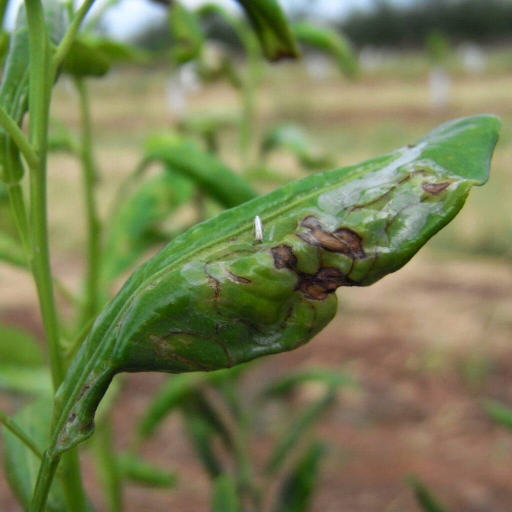
#> input picture data/sample_images/leafminer_closeup.jpg, 1024 x 1024 px (shown at 1/2 size); its folder holds only this picture in this run
$ python -i detector.py   (imports and definitions only)
#> lines starting #> are read from the running program, lines starting #| are printed output that depends on the picture; after the words box and inside, x2 and y2 are one past the last pixel; in counts of white or black regions, pixels touching at a corner belong together
"""YOLO11 insect detector with OpenCV fallback localisation (upgrade step 2).

Design rules honoured here:
- YOLO11s-sized models first; everything configurable (model, imgsz, conf, iou,
  device, batch).
- The detector is cached once loaded (no per-request weight loading).
- When no trained pest-YOLO weights are configured yet, an honest OpenCV
  fallback proposes candidate insect regions (clearly labelled
  `opencv_fallback`) so the pipeline stays usable pre-training.
- Tiled inference ONLY for very high-resolution images where small insects
  would otherwise be lost; never otherwise.
"""
from __future__ import annotations

import os
import time

import cv2
import numpy as np

try:
    from ultralytics import YOLO
except Exception:  # pragma: no cover - optional until installed
    YOLO = None


def detector_config() -> dict:
    return {
        "weights": os.getenv("YOLO_WEIGHTS", "").strip(),          # path to trained yolo11 pest weights
        "model": os.getenv("YOLO_MODEL", "yolo11s.pt"),            # architecture hint for future training
        "imgsz": int(os.getenv("YOLO_IMGSZ", "640")),
        "conf": float(os.getenv("YOLO_CONF", "0.25")),
        "iou": float(os.getenv("YOLO_IOU", "0.45")),
        "device": os.getenv("YOLO_DEVICE", "cpu"),
        "batch": int(os.getenv("YOLO_BATCH", "1")),
        "tiling": os.getenv("DETECTOR_TILING", "true").lower() == "true",
        "tile_trigger": int(os.getenv("DETECTOR_TILE_TRIGGER", "1600")),
    }


class Detector:
    """Cached YOLO11 detector with OpenCV fallback crop proposal."""

    def __init__(self) -> None:
        self._model = None
        self._loaded_weights = None

    # ------------------------------------------------------------------ yolo
    def _load_yolo(self, cfg: dict):
        weights = cfg["weights"]
        if not weights:
            # No explicit weights configured: adopt a deployed YOLO detector if
            # the governed registry has one in production (architecture yolo*).
            try:
                from .model_registry import active_model
                meta = active_model()
                if str(meta.get("architecture", "")).lower().startswith("yolo"):
                    cand = meta.get("checkpoint_path")
                    if cand and os.path.exists(cand):
                        weights = cand
            except Exception:
                weights = ""
        if not weights or YOLO is None or not os.path.exists(weights):
            return None
        if self._model is not None and self._loaded_weights == weights:
            return self._model
        try:
            self._model = YOLO(weights)
            self._loaded_weights = weights
            return self._model
        except Exception:
            self._model = None
            self._loaded_weights = None
            return None

    # [20 lines left out: function _yolo_detect, not called in this run]

    # ------------------------------------------------- opencv fallback localiser
    @staticmethod
    def _opencv_boxes(img: np.ndarray) -> list[dict]:
        """Propose candidate insect/damage regions without a trained model.

        Insects & damage on citrus usually contrast with the green canopy
        (brown/yellow/white/silvery). We segment non-green salient blobs and
        keep contours of plausible insect size. Honest fallback: boxes carry
        class_name 'insect-candidate'.
        """
        h, w = img.shape[:2]
        hsv = cv2.cvtColor(img, cv2.COLOR_BGR2HSV)
        hh, ss, vv = hsv[:, :, 0], hsv[:, :, 1], hsv[:, :, 2]
        green = ((hh >= 25) & (hh <= 90) & (ss > 40) & (vv > 40))
        salient = (~green & (vv > 50) & (ss > 25)).astype(np.uint8) * 255
        salient = cv2.morphologyEx(salient, cv2.MORPH_CLOSE, cv2.getStructuringElement(cv2.MORPH_ELLIPSE, (7, 7)))
        contours, _ = cv2.findContours(salient, cv2.RETR_EXTERNAL, cv2.CHAIN_APPROX_SIMPLE)
        boxes = []
        area = h * w
        for c in sorted(contours, key=cv2.contourArea, reverse=True)[:4]:
            a = cv2.contourArea(c)
            if a < 0.002 * area or a > 0.6 * area:
                continue
            x, y, bw, bh = cv2.boundingRect(c)
            boxes.append({"x1": float(x), "y1": float(y), "x2": float(x + bw), "y2": float(y + bh),
                          "confidence": 0.35, "class_id": 0, "class_name": "insect-candidate"})
        return boxes

    # ------------------------------------------------------------------ tiling
    # [23 lines left out: functions _nms, _tiled_detect, not called in this run]

    # ------------------------------------------------------------------ entry
    def detect(self, img: np.ndarray) -> tuple[list[dict], dict]:
        """Return (boxes, meta). meta.mode: yolo11 | opencv_fallback."""
        cfg = detector_config()
        t0 = time.perf_counter()
        h, w = img.shape[:2]
        use_tiling = cfg["tiling"] and max(h, w) > cfg["tile_trigger"]

        model = self._load_yolo(cfg)
        if model is not None:
            fn = lambda im: self._yolo_detect(model, im, cfg)
            boxes = self._tiled_detect(fn, img) if use_tiling else fn(img)
            mode = "yolo11"
        else:
            boxes = self._tiled_detect(self._opencv_boxes, img) if use_tiling else self._opencv_boxes(img)
            mode = "opencv_fallback"

        meta = {
            "mode": mode,
            "model": cfg["weights"] if mode == "yolo11" else None,
            "architecture": cfg["model"],
            "imgsz": cfg["imgsz"], "conf": cfg["conf"], "iou": cfg["iou"],
            "device": cfg["device"], "tiled": bool(use_tiling),
            "detections": len(boxes),
            "seconds": round(time.perf_counter() - t0, 3),
            "yolo_available": YOLO is not None,
        }
        return boxes, meta

    # ------------------------------------------------------------------ crops
    # [26 lines left out: functions make_crops, _iou, not called in this run]


detector = Detector()

>>> import cv2
>>> picture = cv2.imread('../../data/sample_images/leafminer_closeup.jpg')
#> picture is the input picture: shape (1024, 1024, 3); mean B, G, R 82.6, 125.9, 118.4
>>> result = Detector().detect(picture)
#> in _opencv_boxes, `hsv = cv2.cvtColor(img, cv2.COLOR_BGR2HSV)`: hsv: shape (1024, 1024, 3); mean H, S, V 35.3, 106, 133.3
#> in _opencv_boxes, `hh, ss, vv = hsv[:, :, 0], hsv[:, :, 1], hsv[:, :, 2]`:
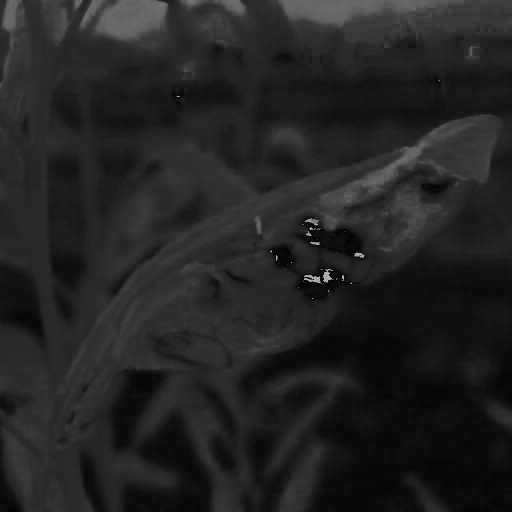
#> hh: shape (1024, 1024) (shown at 1/2 size); min 0, max 179, mean 35.3
#> in _opencv_boxes, `hh, ss, vv = hsv[:, :, 0], hsv[:, :, 1], hsv[:, :, 2]`:
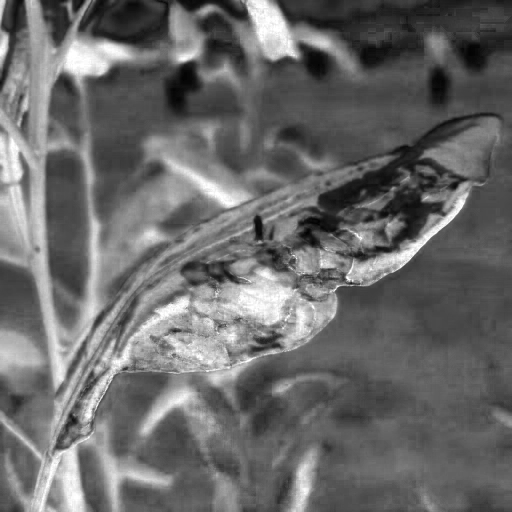
#> ss: shape (1024, 1024) (shown at 1/2 size); min 0, max 255, mean 106
#> in _opencv_boxes, `hh, ss, vv = hsv[:, :, 0], hsv[:, :, 1], hsv[:, :, 2]`:
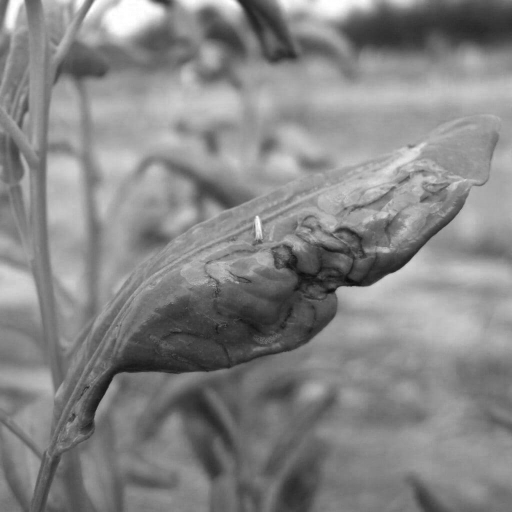
#> vv: shape (1024, 1024) (shown at 1/2 size); min 8, max 255, mean 133.3
#> in _opencv_boxes, `green = ((hh >= 25) & (hh <= 90) & (ss > 40) & (vv > 40))`:
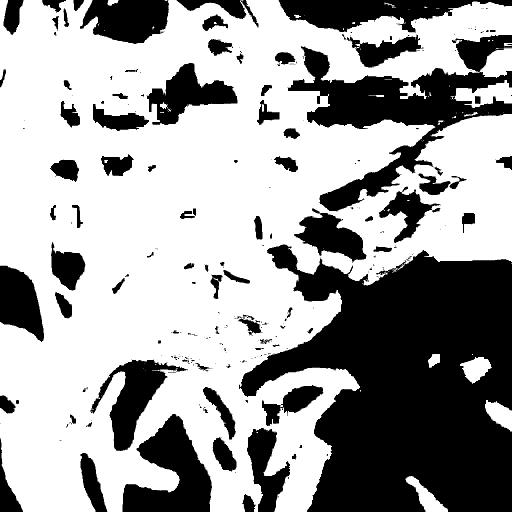
#> green: shape (1024, 1024) bool (shown at 1/2 size); 62.9% white; 296 black regions (195 under 20 px), largest, box (x1, y1, x2, y2) and area: (478, 489, 1024, 1024) 189402, (576, 70, 1024, 423) 48062, (245, 828, 424, 1024) 19250
#> in _opencv_boxes, `salient = (~green & (vv > 50) & (ss > 25)).astype(np.uint8) * 255`:
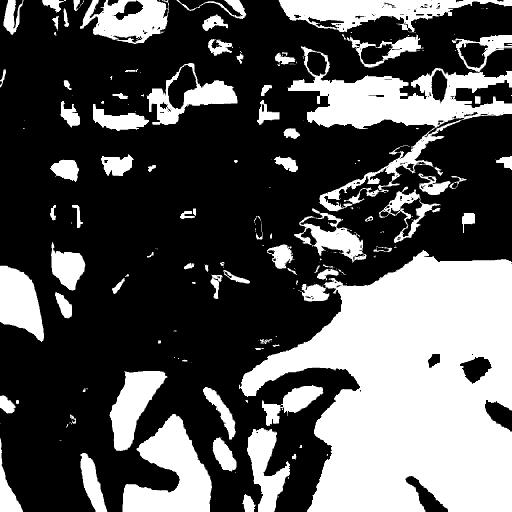
#> salient: shape (1024, 1024) (shown at 1/2 size); 34% white; 235 white regions (141 under 20 px), largest, box (x1, y1, x2, y2) and area: (478, 500, 1024, 1024) 181595, (576, 70, 1024, 423) 39499, (245, 828, 424, 1024) 19250
#> in _opencv_boxes, `salient = cv2.morphologyEx(salient, cv2.MORPH_CLOSE, cv2.getStructurin..`:
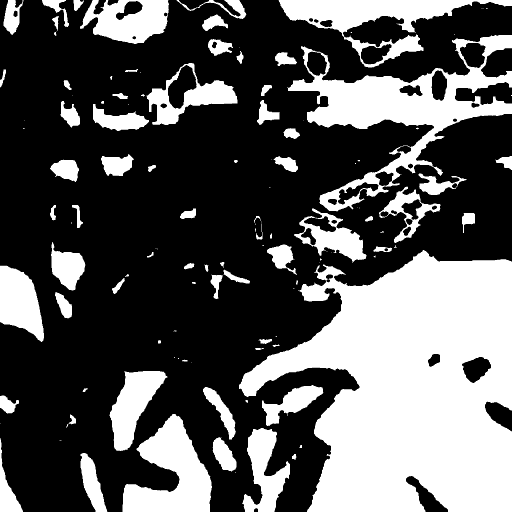
#> salient: shape (1024, 1024) (shown at 1/2 size); 34.9% white; 126 white regions (48 under 20 px)
#> in _opencv_boxes, `contours, _ = cv2.findContours(salient, cv2.RETR_EXTERNAL, cv2.CHAIN_A..`: contours = 126 contours, 57 with area under 20; largest, box (x1, y1, x2, y2) and area: (478, 500, 1024, 1024) 185670, (574, 70, 1024, 423) 49342, (557, 0, 1024, 135) 20281, (245, 828, 424, 1024) 18932, (160, 0, 338, 88) 10960
#> the loop in _opencv_boxes, `for c in sorted(contours, key=cv2.contourArea, reverse=True)[:4]:` made 4 passes
#> (a, x, y, bw, bh) on passes 1 to 4: (185670.5, 478, 500, 546, 524), (49342, 574, 70, 450, 353), (20281, 557, 0, 467, 135), (18931.5, 245, 828, 179, 196)
#> after the loop in _opencv_boxes, `for c in sorted(contours, key=cv2.contourArea, reverse=True)[:4]:`: boxes = 4 items

$ run again, on data/sample_images/leafminer_mines.png
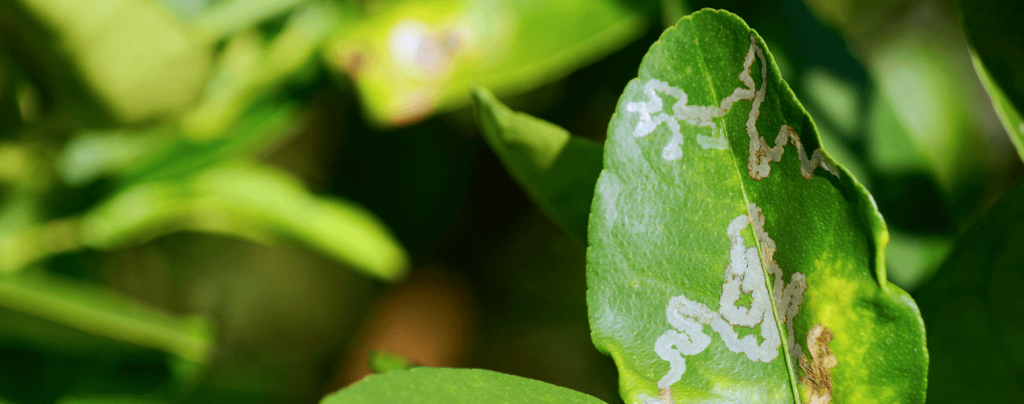
#> input picture data/sample_images/leafminer_mines.png, 1024 x 404 px
#> picture is the input picture: shape (404, 1024, 3); mean B, G, R 36.1, 113.9, 84.9
#> hsv: shape (404, 1024, 3); mean H, S, V 43.6, 200.7, 114.7
#> in _opencv_boxes, `green = ((hh >= 25) & (hh <= 90) & (ss > 40) & (vv > 40))`:
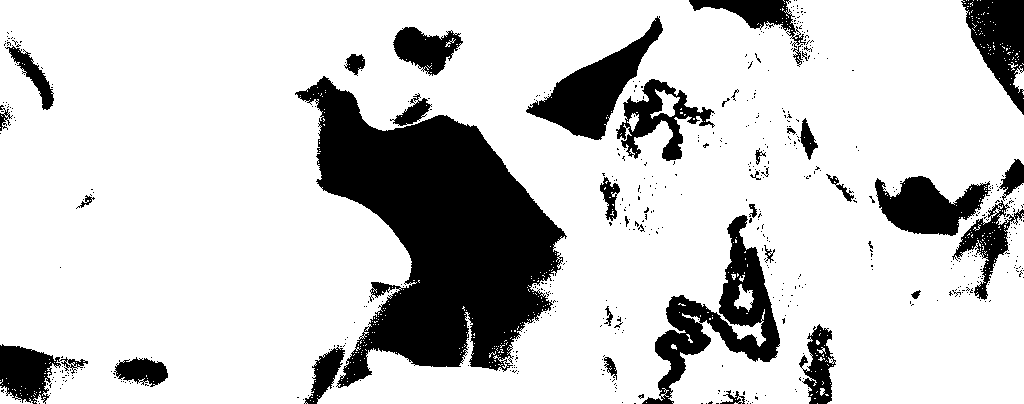
#> green: shape (404, 1024) bool; 80% white; 583 black regions (545 under 20 px), largest, box (x1, y1, x2, y2) and area: (295, 76, 567, 388) 41213, (642, 215, 780, 404) 7629, (526, 16, 663, 140) 5699
#> in _opencv_boxes, `salient = cv2.morphologyEx(salient, cv2.MORPH_CLOSE, cv2.getStructurin..`:
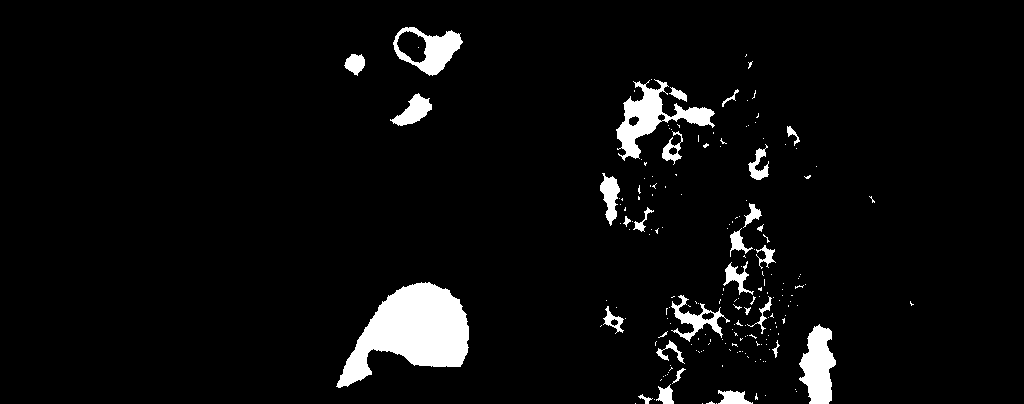
#> salient: shape (404, 1024); 4.8% white; 192 white regions (163 under 20 px)
#> contours = 191 contours, 164 with area under 20; largest, box (x1, y1, x2, y2) and area: (336, 282, 469, 388) 7376, (616, 79, 715, 161) 2410, (393, 27, 463, 76) 2054, (799, 324, 836, 404) 1823, (671, 295, 730, 342) 716
#> the loop in _opencv_boxes, `for c in sorted(contours, key=cv2.contourArea, reverse=True)[:4]:` made 4 passes
#> (a, x, y, bw, bh) on passes 1 to 4: (7376, 336, 282, 133, 106), (2410.5, 616, 79, 99, 82), (2054, 393, 27, 70, 49), (1823, 799, 324, 37, 80)
#> after the loop in _opencv_boxes, `for c in sorted(contours, key=cv2.contourArea, reverse=True)[:4]:`: boxes = 4 items
